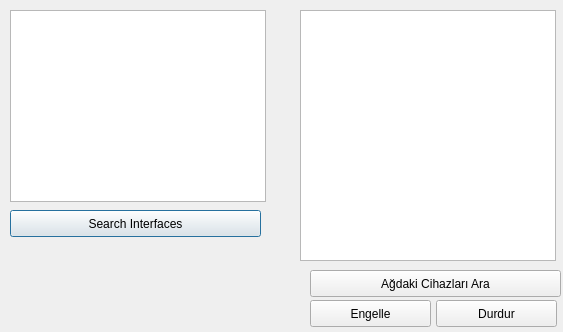
<?xml version="1.0" encoding="UTF-8"?>
<ui version="4.0">
 <class>Dialog</class>
 <widget class="QDialog" name="Dialog">
  <property name="geometry">
   <rect>
    <x>0</x>
    <y>0</y>
    <width>563</width>
    <height>332</height>
   </rect>
  </property>
  <property name="windowTitle">
   <string>PyNetworkBlocker</string>
  </property>
  <widget class="QPushButton" name="ifaceButton">
   <property name="geometry">
    <rect>
     <x>10</x>
     <y>210</y>
     <width>251</width>
     <height>27</height>
    </rect>
   </property>
   <property name="text">
    <string>Search Interfaces</string>
   </property>
  </widget>
  <widget class="QListWidget" name="devicesList">
   <property name="geometry">
    <rect>
     <x>300</x>
     <y>10</y>
     <width>256</width>
     <height>251</height>
    </rect>
   </property>
   <property name="selectionMode">
    <enum>QAbstractItemView::MultiSelection</enum>
   </property>
  </widget>
  <widget class="QPushButton" name="devicesButton">
   <property name="geometry">
    <rect>
     <x>310</x>
     <y>270</y>
     <width>251</width>
     <height>27</height>
    </rect>
   </property>
   <property name="text">
    <string>Ağdaki Cihazları Ara</string>
   </property>
  </widget>
  <widget class="QPushButton" name="arpButton">
   <property name="geometry">
    <rect>
     <x>310</x>
     <y>300</y>
     <width>121</width>
     <height>27</height>
    </rect>
   </property>
   <property name="text">
    <string>Engelle</string>
   </property>
  </widget>
  <widget class="QListWidget" name="ifaceList">
   <property name="geometry">
    <rect>
     <x>10</x>
     <y>10</y>
     <width>256</width>
     <height>192</height>
    </rect>
   </property>
  </widget>
  <widget class="QPushButton" name="stop">
   <property name="geometry">
    <rect>
     <x>436</x>
     <y>300</y>
     <width>121</width>
     <height>27</height>
    </rect>
   </property>
   <property name="text">
    <string>Durdur</string>
   </property>
  </widget>
 </widget>
 <resources/>
 <connections>
  <connection>
   <sender>ifaceButton</sender>
   <signal>clicked()</signal>
   <receiver>Dialog</receiver>
   <slot>show()</slot>
   <hints>
    <hint type="sourcelabel">
     <x>335</x>
     <y>23</y>
    </hint>
    <hint type="destinationlabel">
     <x>281</x>
     <y>165</y>
    </hint>
   </hints>
  </connection>
 </connections>
</ui>
